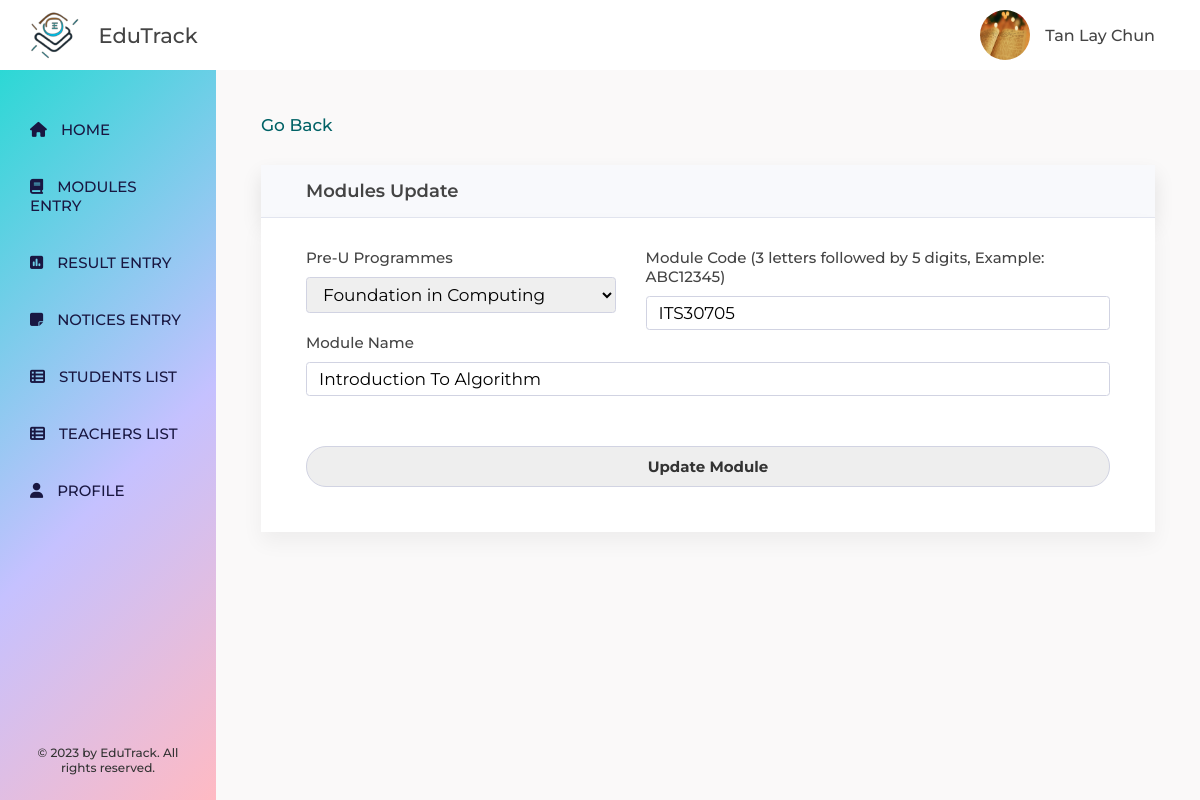
/teacher/update_module.php?module_id=2 (signed in), run on the app's committed database.
### tables this page shows
CREATE TABLE `modules` (
  `module_id` int(10) NOT NULL,
  `module_programme` varchar(255) NOT NULL,
  `module_code` varchar(10) NOT NULL,
  `module_name` varchar(255) NOT NULL
);

### includes/functions.php (called while the page is built, shortened)
<?php
function escape($string) {
    global $connection;
    return mysqli_real_escape_string($connection, $string);
}
?>

### teacher/update_module.php (the view, shortened to what this page needs)
<?php include "../includes/db.php"; ?>
<?php include "../includes/functions.php"; ?>
<?php
if(isset($_GET['module_id'])) {
    $module_id = escape($_GET['module_id']);
}
$query = "SELECT * FROM modules WHERE module_id='$module_id'";
$module_query = mysqli_query($connection, $query);
while ($row = mysqli_fetch_assoc($module_query)) {
    $module_programme = $row['module_programme'];
    $module_code = $row['module_code'];
    $module_name = $row['module_name'];
}
?>
<!DOCTYPE html>
<html lang="en">
    <head>
        <link
            rel="stylesheet"
            href="https://cdnjs.cloudflare.com/ajax/libs/font-awesome/6.4.0/css/all.min.css"
        />
        <link rel="stylesheet" href="../css/course-teacher.css" />
    </head>
    <body>
        <div class="container">
            <?php include "../includes/header.php"; ?>
            <div class="dashboard">
                <?php include "../includes/teacher-sidebar.php"; ?>
                <main class="content">
                    <section class="modules">
                        <a href="javascript:history.back()" class="back-link">Go Back</a>
                        <h2 class="heading-secondary">Modules Update</h2>
                        <div class="module__form-box">
                            <form class="module-form" action="" method="post" autocomplete="off">
                                <div class="form-group">
                                    <div class="form-row form-row-1">
                                        <label for="module_programme" class="module__form-label">Pre-U Programmes</label>
                                        <select name="module_programme" id="module_programme" required>
                                            <option value="Foundation in Computing" <?php if($module_programme == "Foundation in Computing") echo 'selected="selected"'; ?>>
                                                Foundation in Computing
                                            </option>
                                        </select>
                                    </div>
                                    <div class="form-row form-row-2">
                                        <label for="module_code" class="module__form-label">Module Code (3 letters followed by 5 digits, Example: ABC12345)</label>
                                        <input
                                            type="text"
                                            name="module_code"
                                            class="module_code"
                                            id="module_code"
                                            maxlength="8"
                                            value="<?php if (isset($module_code)) {echo $module_code; } ?>"
                                            oninput="this.value = this.value.toUpperCase();"
                                            onblur="validateModuleCode()"
                                            required
                                        />
                                    </div>
                                </div>
                                <div class="form-row">
                                    <label for="module_name" class="module__form-label">Module Name</label>
                                    <input
                                        type="text"
                                        name="module_name"
                                        class="module_name"
                                        id="module_name"
                                        value="<?php if (isset($module_name)) {echo $module_name; } ?>"
                                        oninput="capitalizeModuleName()"
                                        required
                                    />
                                </div>
                                <div class="form-row">
                                    <input
                                        type="submit"
                                        name="moduleoperation"
                                        class="module-btn"
                                        value="Update Module"
                                    />
                                </div>
                            </form>
                        </div>
                    </section>
                </main>
            </div>
        </div>
    </body>
</html>

### css/course-teacher.css (style rules this page uses)
.heading-secondary { font-size: 1.8rem; font-weight: 600; background-color: #f8f9fc; border-bottom: 1px solid #e3e6f0; padding: 1.5rem 0 1.5rem 4.5rem; box-shadow: 0 1rem 2rem rgba(0, 0, 0, 0.1); }
.module__form-box { padding: 3rem 4.5rem 4.5rem 4.5rem; margin-bottom: 5rem; background-color: #fff; box-shadow: 0 1rem 2rem rgba(0, 0, 0, 0.05); }
.form-row:not(:last-child) { margin-bottom: 2rem; }
.module__form-label { font-size: 1.5rem; display: block; margin-bottom: 1rem; }
.module__form-box .module-form .form-group { display: flex; }
.module__form-box .module-form .form-group .form-row.form-row-1 { width: 40%; margin-right: 3rem; }
.module__form-box .module-form .form-group .form-row.form-row-2 { width: 60%; }
input, select { border: none; width: 100%; font-size: 1.7rem; font-family: inherit; color: #000000; padding: 0.6rem 1.2rem; border: 1px solid #d1d3e2; border-radius: 0.35rem; }
.module__form-box .module-form .module-btn { color: #333; font-size: 1.5rem; font-weight: 700; border-radius: 20px; background: #eee; width: 100%; cursor: pointer; transition: all 0.3s; margin-top: 3rem; padding: 1rem 0; }
.back-link:link, .back-link:visited { color: #006266; display: block; font-size: 1.7rem; margin-bottom: 3rem; text-decoration: none; transition: all 0.3s; }

### data on the page
modules: module_programme "Foundation in Computing", module_code "ITS30705", module_name "Introduction To Algorithm"

### other printed values
$_SESSION['user_full_name'] "Tan Lay Chun"
